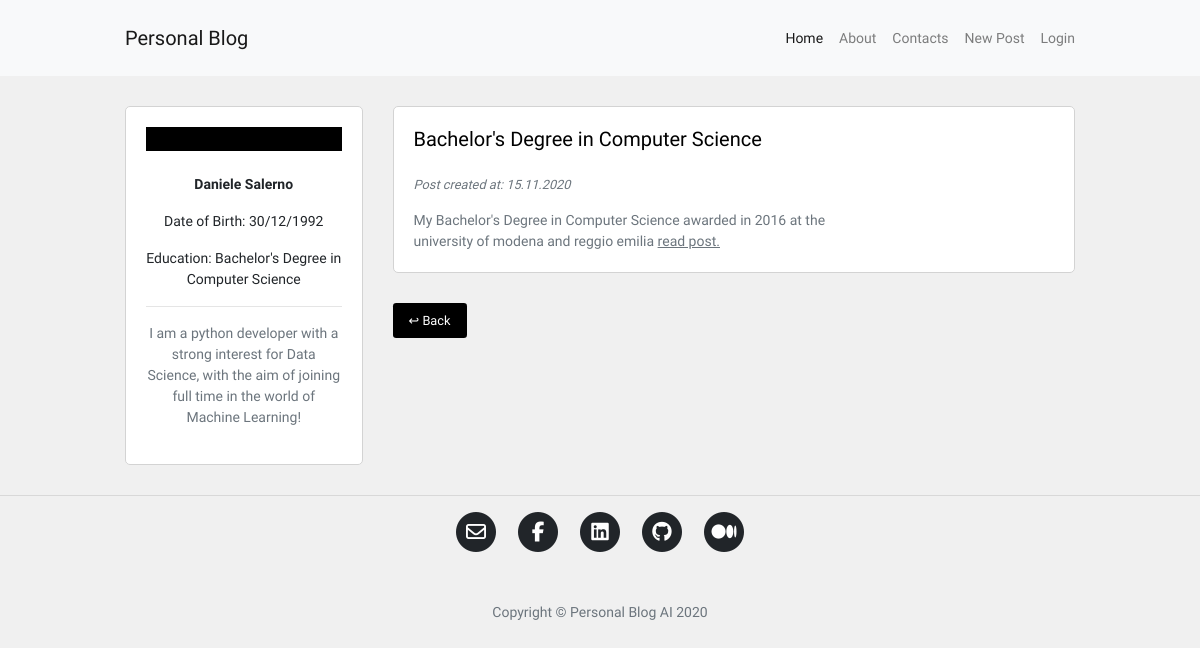
Screenshot of /?page=2 with the database file from the repository.
### blog/models.py (models this page shows, shortened)
class Post(db.Model):
    id = db.Column(db.Integer, primary_key=True)
    user_id = db.Column(db.Integer, db.ForeignKey('user.id'), nullable=False)
    insert_time = db.Column(db.DateTime, default=datetime.now)
    title = db.Column(db.String(120), nullable=False)
    description = db.Column(db.String(240))
    body = db.Column(db.Text(), nullable=False)
    slug = db.Column(db.String(250))
    image = db.Column(db.String(120))

### blog/routes.py (the view)
@app.route("/")
def homepage():
    page_number = request.args.get('page', 1, type=int)
    posts = Post.query.order_by(Post.insert_time.desc()).paginate(page_number, 5, True)
    if posts.has_next:
        next_page = url_for("homepage", page=posts.next_num)
    else:
        next_page = None
    if posts.has_prev:
        previous_page = url_for("homepage", page=posts.prev_num)
    else:
        previous_page = None
    return render_template("homepage.html", posts=posts, current_page=page_number,
                            next_page=next_page, previous_page=previous_page)

### blog/templates/homepage.html (shortened to what this page needs)
{% extends 'base.html' %}
{% block content %}
<div class="container content-container">
    <div class="row no-gutters">
        <div class="col-md-9 order-md-2">
            {% for post in posts.items %}
            <div class="single-post-home">
                <div class="container">
                    <div class="row">
                        <div class="col-sm-8 no-padding-left-right">
                            <h5>
                                <a href="{{ url_for('post_detail', post_slug=post.slug) }}">
                                    <p class="hover-underline-animation">{{ post.title }}</p>
                                </a>
                            </h5>
                            <p class="p-small-two text-muted">
                                Post created at: {{ post.insert_time.strftime('%d.%m.%Y') }}
                            </p>
                            {% if post.description %}
                            <p class="p-small-one text-muted mb-0">
                                {{ post.description }}
                                <a class="read-more" href="{{ url_for('post_detail', post_slug=post.slug) }}">read post.</a>
                            </p>
                            {% endif %}
                        </div>
                        <div class="col-sm-4 no-padding-left-right auto-margin">
                            <div class="post-image-block">
                            </div>
                        </div>
                    </div>
                </div>
            </div>
            {% endfor %}
            <div class="pagination-block">
                {% if previous_page %}
                {% if current_page == 2 %}
                <a class="btn btn-sm btn-outline-secondary mouse-cursor-gradient-tracking" href="/">↩ Back</a>
                {% else %}
                <a class="btn btn-sm btn-outline-secondary mouse-cursor-gradient-tracking" href="{{ previous_page }}">↩ Back</a>
                {% endif %}
                {% endif %}
            </div>
        </div>
        <div class="col-md-3 order-md-1">
            {% include 'about_me_snippet.html' %}
        </div>
    </div>
</div>
{% endblock %}

### blog/static/blog.css (style rules this page uses)
html, body { font-family: 'Oxanium', sans-serif; background-color: #f0f0f0; }
a { color: #212529; transition: all .2s; }
.content-container { max-width: 950px; margin-top: 30px; margin-bottom: 30px; padding: 0px; }
.pagination-block { margin-bottom: 30px; }
.no-padding-left-right { padding-right: 0px; padding-left: 0px; }
.auto-margin { margin-top: auto; margin-bottom: auto; }
.single-post-home { background-color: #fff; border: 1px solid #d3d3d3; border-radius: 5px; padding: 20px; margin-bottom: 30px; }
.p-small-one { font-size: 0.875rem; }
.p-small-two { font-size: 0.800rem; font-style: italic; }
@media (min-width: 768px) { .single-post-home { margin-left: 30px; } }
@media (min-width: 768px) { .post-image-block { margin-left: 30px; } }
@media (min-width: 768px) { .pagination-block { margin-left: 30px; } }
.read-more { color: #6c757d; text-decoration: underline; }

### blog/static/animations.css (style rules this page uses)
.container { overflow-x: hidden; width: 100%; }
.mouse-cursor-gradient-tracking { position: relative; background: black; padding: 0.5rem 1rem; font-size: 0.8rem; border: none; color: white; cursor: pointer; outline: none; overflow: hidden; }
.mouse-cursor-gradient-tracking:before { --size: 0; content: ''; position: absolute; left: var(--x); top: var(--y); width: var(--size); height: var(--size); background: radial-gradient(circle closest-side, white, transparent); transform: translate(-50%, -50%); transition: width 0.2s ease, height 0.2s ease; }
.hover-underline-animation { display: inline-block; position: relative; color: #000; }
.hover-underline-animation:after { content: ''; position: absolute; width: 100%; transform: scaleX(0); height: 2px; bottom: 0; left: 0; background-color: #000; transform-origin: bottom right; transition: transform 0.25s ease-out; }

### rows the page displays
Post: title "Bachelor's Degree in Computer Science", insert_time "15.11.2020", description "My Bachelor's Degree in Computer Science awarded in 2016 at the university of modena and reggio emilia"
